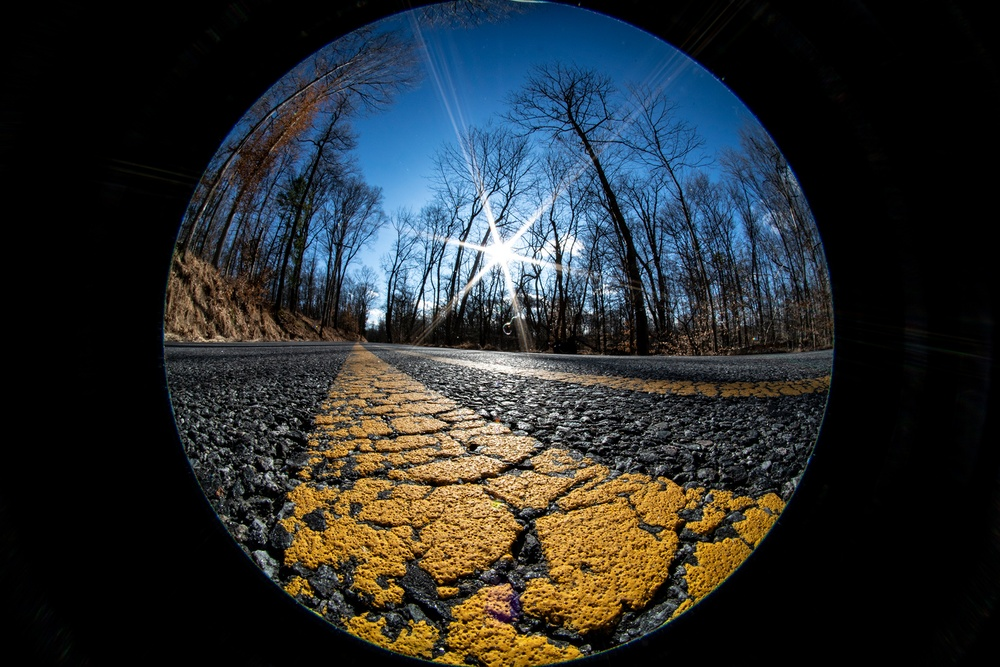
#> input picture fish.jpg, 1000 x 667 px, shrunk from 2000 x 1334 before the run
$ python pro.py
#> lines starting #> are read from the running program, lines starting #| are printed output that depends on the picture
import math
from PIL import Image

im = Image.open("fish.jpg")
#> im is the input picture: PIL image 1000x667 RGB; mean R, G, B 41.5, 45.6, 46.9
im.show()

width, high = im.size
#> width = 1000; high = 667
sqrt_len = min(width, high)
#> sqrt_len = 667
im = im.transform((sqrt_len, sqrt_len),
                  Image.EXTENT,
                  ((width - sqrt_len) / 2, (high - sqrt_len) / 2,
                   sqrt_len + (width - sqrt_len) / 2, sqrt_len + (high - sqrt_len) / 2)
                  )
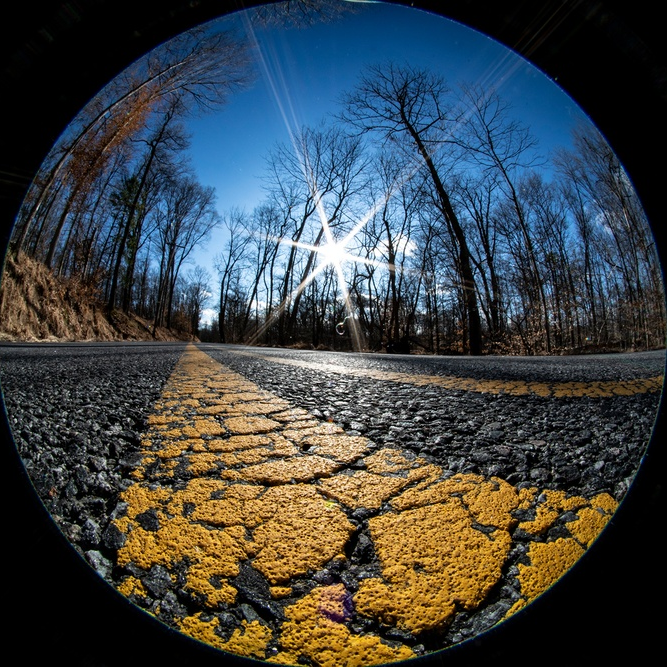
#> im: PIL image 667x667 RGB; mean R, G, B 62, 68.2, 70
width = high = sqrt_len
#> width = 667

idata = im.getdata()
odata = []

alpha = math.pi / 2

out_high = round(high * math.tan(alpha / 2))
#> out_high = 667
out_width = round(width * math.tan(alpha / 2))
#> out_width = 667
out_radius = round(high * math.tan(alpha / 2))
#> out_radius = 667
out_center_x = out_width / 2
#> out_center_x = 333.5
out_center_y = out_high / 2
#> out_center_y = 333.5

out_bl_x = 0
out_br_x = out_width - 1
#> out_br_x = 666
out_bt_y = 0
out_bb_y = out_high - 1
#> out_bb_y = 666

out_bl_cx = out_bl_x - out_center_x
#> out_bl_cx = -333.5
out_br_cx = out_br_x - out_center_x
#> out_br_cx = 332.5
out_bt_cy = out_bt_y - out_center_y
#> out_bt_cy = -333.5
out_bb_cy = out_bb_y - out_center_y
#> out_bb_cy = 332.5

src_radius = round(high * math.sin(alpha / 2))
src_center_x = width / 2
src_center_y = high / 2

for i in range(0, high * width):
    ox = math.floor(i / out_width)
    oy = i % out_high

    cx = ox - out_center_x;
    cy = oy - out_center_y;

    out_distance = round(math.sqrt(pow(cx, 2) + pow(cy, 2)))
    theta = math.atan2(cy, cx)
    if (-math.pi / 4 <= theta <= math.pi / 4):
        bx = out_radius * math.cos(math.pi / 4)
        by = bx * math.tan(theta)
    elif (math.pi / 4 <= theta <= math.pi * 3 / 4):
        by = out_radius * math.sin(math.pi / 4)
        bx = by / math.tan(theta)
    elif (-math.pi * 3 / 4 <= theta <= -math.pi / 4):
        by = out_radius * math.sin(-math.pi / 4)
        bx = by / math.tan(theta)
    else:
        bx = out_radius * math.cos(-math.pi * 3 / 4)
        by = bx * math.tan(theta)

    bdy_distance = round(math.sqrt(pow(cx, 2) + pow(cy, 2)))
    src_distance = src_radius * bdy_distance / out_radius

    src_x = round(src_center_x + math.cos(theta) * src_distance)
    src_y = round(src_center_y + math.sin(theta) * src_distance)

    src_idx = src_x * width + src_y
    if (0 < src_idx < high * width):
        odata.append(idata[src_idx])
    else:
        odata.append((0, 0, 0))

om = Image.new("RGB", (high, width))
#> om: PIL image 667x667 RGB; every value is 0
om.putdata(odata)
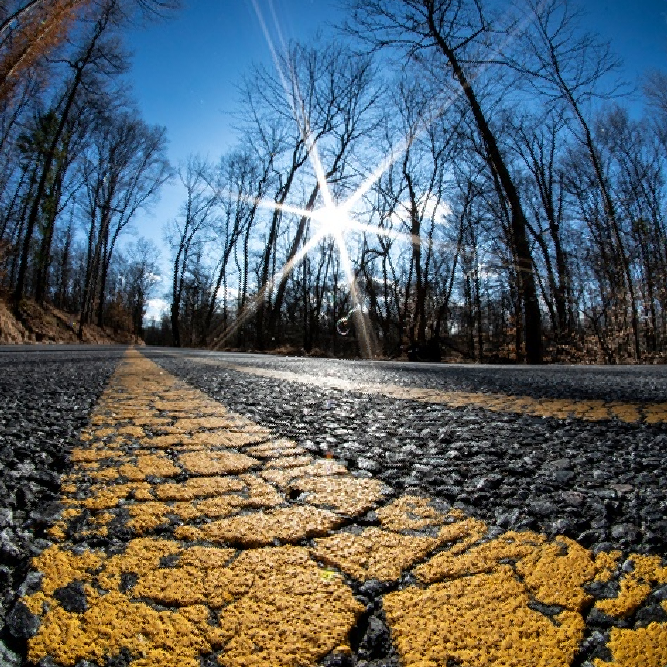
#> om: PIL image 667x667 RGB; mean R, G, B 90.1, 97.7, 99.6
om.show()
